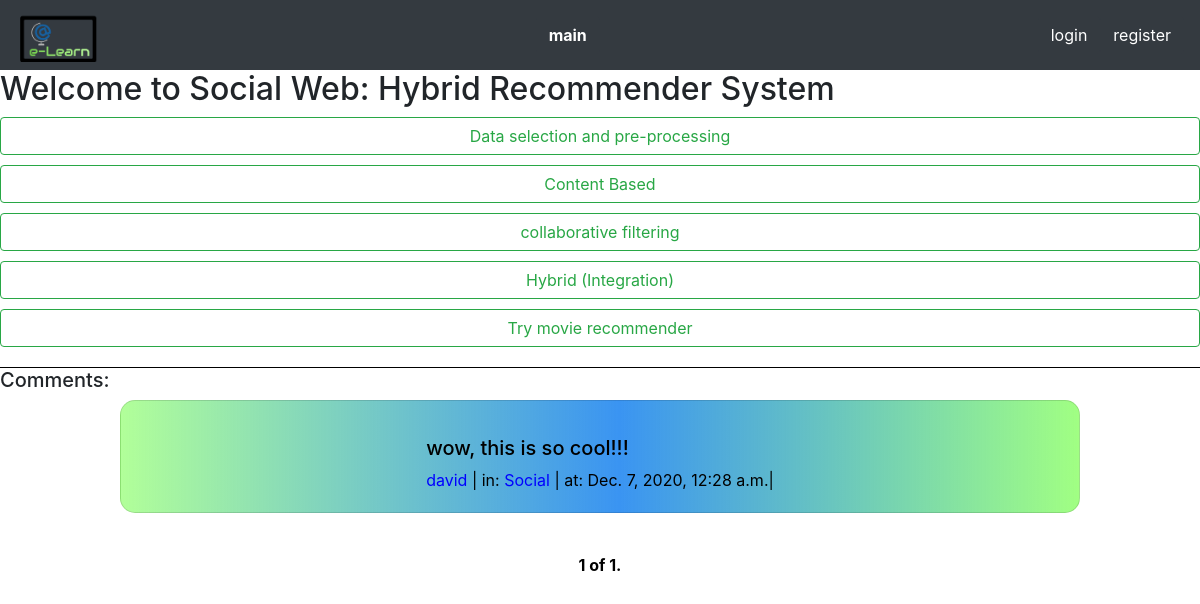
The app's page /social_web with its own data.
### finalProject/models.py (models this page shows, shortened)
class Comment(models.Model):
    user = models.ForeignKey(User, on_delete=models.CASCADE, related_name="posts")
    content = models.TextField()
    timestamp = models.DateTimeField(auto_now_add=True)
    course = models.ForeignKey(Course, on_delete=models.CASCADE, related_name="comments")

class User(AbstractUser):
    birthdate = models.DateField(auto_now=False, blank=True, null=True)
    career = models.CharField(blank=True, max_length=30)
    country = models.CharField(blank=True, max_length=30)
    profession = models.CharField(blank=True, max_length=30)
    pass

class Course(models.Model):
    couses_names = [
        ('Statistics', 'Statistics'),
        ('Computer Science', 'Computer Science'),
        ('Data Science', 'Data Science'),
        ('Communications', 'Communications'),
        ('Social', 'Social'),
        ('other', 'other')
    ]
    course_name = models.CharField(max_length=16, choices=couses_names, default="other",unique=True)
    description = models.TextField(default=f"We hope you'll enjoy and learn in this course")
    users = models.ManyToManyField(User, blank=True, related_name="course")
    def __str__(self):
        return f"{self.course_name}"

### finalProject/views.py (the view)
# urls.py: path("social_web", views.social_web, name="social_web"),
def social_web(request):
    cname = 'Social'
    try:
        course = Course.objects.get(course_name=cname)
    except Course.DoesNotExist:
        course = False
    if course == False:
        course = Course.objects.create(course_name = cname, description=course_description[cname])
    posts = course.comments.all()
    total_posts = posts.order_by("-timestamp").all()
    paginator = Paginator(total_posts, 10) # Show 10 post per page.
    page_number = request.GET.get('page')
    page_obj = paginator.get_page(page_number)
    return render(request,'finalProject/social_web.html',{
        "cname":'Social Web',
        "page_obj":page_obj,
        "total_posts": total_posts
    })

### finalProject/templates/finalProject/social_web.html (shortened to what this page needs)
{% extends "finalProject/layout.html" %}
{% load static %}
{% block body %}
<div class="course_div">
    <h2>Welcome to {{cname}}: Hybrid Recommender System</h2>
    <div id="items_list" style="display: flex; flex-direction: column;">
        <a class="btn btn-outline-success item" data-id="section1">Data selection and pre-processing</a>
        <a class="btn btn-outline-success item" data-id="section2">Content Based</a>
        <a class="btn btn-outline-success item" data-id="section3">collaborative filtering</a>
        <a class="btn btn-outline-success item" data-id="section4">Hybrid (Integration)</a>
        <a class="btn btn-outline-success item" data-id="section5">Try movie recommender</a>
    </div>
</div>
<div id="comments_div" style="margin-top: 20px;">
    <h5>Comments: </h5>
    <div class="posts-all">
        {% for post in page_obj %}
        <div class="card" style="width: 80vw; padding-top: 15px;" id="card-{{post.id}}">
            <div class="card-body" style="color: black; ">
                <h5 class="card-text" id="content-{{post.id}}">{{ post.content }}</h5>
                {% if user.is_authenticated %}
                <h7 class="card-title"><a href="{% url 'profile' post.user %}" class="card-link"> {{post.user}}</a></h7>
                |
                {% else %}
                <h7 class="card-title"><a href="{% url 'login' %}" class="card-link"> {{post.user}}</a></h7> |
                {% endif %}
                <h7 class="card-title"> in: <a href="{% url 'course' post.course %}"
                        class="card-link">{{post.course}}</a> </h7> |
                <h7 class="card-title">at: {{post.timestamp}}</h7>|
            </div>
        </div>
        <br>
        {% empty %}
        <div class="alert alert-warning" role="alert">
            <h3>No comments :(</h3>
        </div>
        {% endfor %}
        <div>
            <span class="current" style="color: black;">
                <strong>{{ page_obj.number }} of {{ page_obj.paginator.num_pages }}.</strong>
            </span>
        </div>
    </div>
    {% endblock%}

### finalProject/static/finalProject/styles.css (style rules this page uses)
#items_list { display: block; }
.posts-all { align-items: center; display: flex; flex-direction: column; }
.card { background: rgb(61,255,0); background: linear-gradient(90deg, rgba(61,255,0,0.4009978991596639) 0%, rgba(58,148,242,1) 52%, rgba(61,255,0,0.48783263305322133) 100%); border-radius: 15px; display: flex; flex-direction: column; align-items: center; }
.card-link { color: blue; }
#comments_div { border-top: solid 1px black; }
#items_list { display: flex; flex-direction: column; gap: 10px; }

### records on screen
Comment: content "wow, this is so cool!!!", user "david", course "Social", timestamp "Dec. 7, 2020, 12:28 a.m."

### other values on screen
{{ cname }} "Social Web"
{{ page_obj.number }} "1"
{{ page_obj.paginator.num_pages }} "1"
